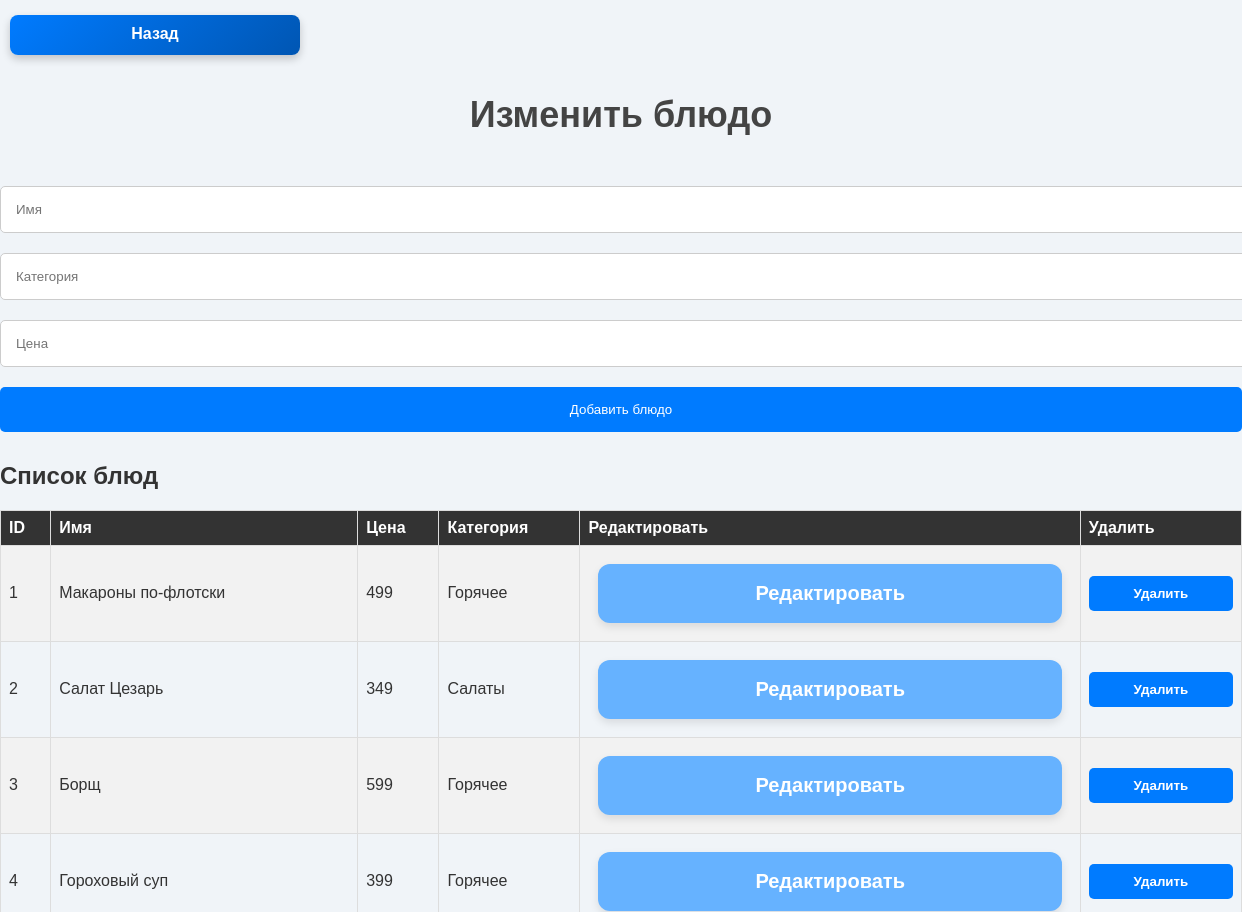
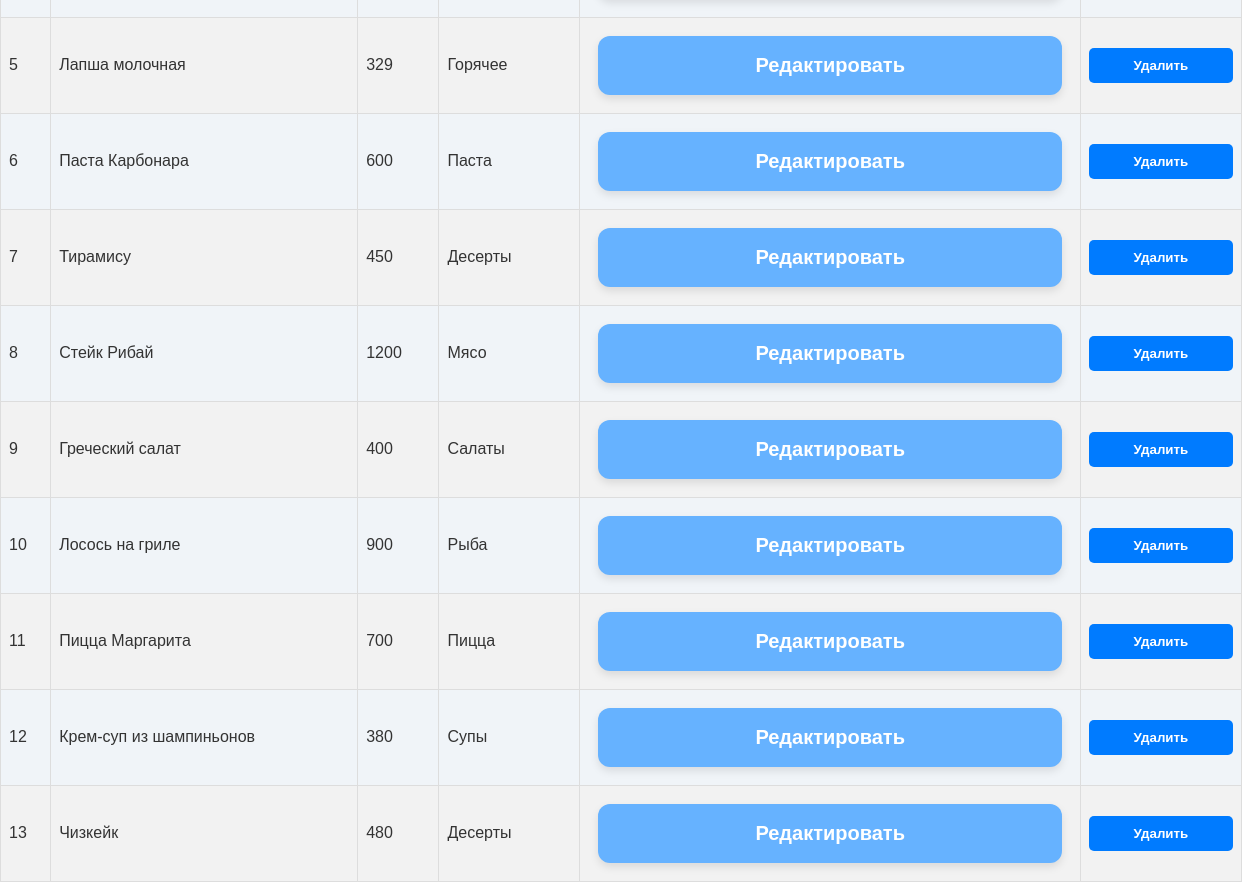
The page /php/dishes.php on the database its author committed (2 pictures, top to bottom).
### tables this page shows
CREATE TABLE `Dishes` (
  `ID` int(10) NOT NULL,
  `Name` varchar(50) NOT NULL,
  `Category` varchar(15) NOT NULL,
  `Price` decimal(10,0) NOT NULL
);

### php/dishes.php (the view, shortened to what this page needs)
<?php
include 'db_connect.php';
$conn->set_charset("utf8mb4");
$conn->set_charset("utf8mb4");
$sql = "SELECT * FROM Dishes";
$result = $conn->query($sql);
?>
<!DOCTYPE html>
<html>
<head>
    <link rel="stylesheet" type="text/css" href="../css/styles.css">
</head>
<body>
<div class="back-button-container">
    <a href="index.php" class="back-button">Назад</a>
</div>
<h1>Изменить блюдо</h1>
<form method="POST">
    <input type="text" name="name" placeholder="Имя" required>
    <input type="text" name="category" placeholder="Категория" required>
    <input type="number" name="price" placeholder="Цена" required>
    <button type="submit" name="add_dish">Добавить блюдо</button>
</form>
<h2>Список блюд</h2>
<table>
    <tr>
        <th>ID</th>
        <th>Имя</th>
        <th>Цена</th>
        <th>Категория</th>
        <th>Редактировать</th>
        <th>Удалить</th>
    </tr>
    <?php while($row = $result->fetch_assoc()): ?>
    <tr>
        <td><?php echo $row['ID']; ?></td>
        <td><?php echo htmlspecialchars($row['Name'], ENT_QUOTES, 'UTF-8'); ?></td>
        <td><?php echo htmlspecialchars($row['Price'], ENT_QUOTES, 'UTF-8'); ?></td>
        <td><?php echo htmlspecialchars($row['Category'], ENT_QUOTES, 'UTF-8'); ?></td>
        <td>
            <a href="edit_dishes.php?id=<?php echo $row['ID']; ?>" class="edit-button">Редактировать</a>
        </td>
        <td>
            <form method="POST" action="<?php echo htmlspecialchars($_SERVER['PHP_SELF']); ?>">
                <button type="submit" name="delete_dish" class="delete-button" onclick="return confirm('Вы уверены, что хотите удалить это блюдо?');">Удалить</button>
            </form>
        </td>
    </tr>
    <?php endwhile; ?>
</table>
</body>
</html>

### css/styles.css (style rules this page uses)
body { font-family: Arial, sans-serif; margin: 20px; }
h1, h2 { color: #333; }
table { width: 100%; border-collapse: collapse; margin-top: 20px; }
table, th, td { border: 1px solid #ddd; }
th, td { padding: 10px; text-align: left; }
th { background-color: #f4f4f4; }
input, textarea, button { width: 100%; padding: 15px; margin: 10px 0; border: 1px solid #ccc; border-radius: 5px; }
button { background-color: #007bff; color: #fff; border: none; cursor: pointer; font-family: 'Arial', sans-serif; }
.back-button-container { width: 100%; display: flex; justify-content: flex-start; padding: 5px 0; }
body { font-family: 'Arial', sans-serif; background: #f0f4f8; margin: 0; padding: 0; color: #333; }
h1 { text-align: center; color: #444; font-size: 36px; margin-bottom: 40px; font-weight: 600; }
a { display: block; background: #66b2ff; color: white; padding: 18px 30px; text-decoration: none; border-radius: 12px; text-align: center; font-size: 20px; font-weight: 600; box-shadow: 0 4px 8px rgba(0, 0, 0, 0.1); transition: all 0.3s ease; min-width: 250px; margin: 10px; }
.back-button { width: 30px; height: 20px; padding: 10px 20px; font-size: 16px; font-weight: bold; color: white; background: linear-gradient(135deg, #007bff, #0056b3); border-radius: 8px; text-decoration: none; text-align: center; transition: background 0.3s, transform 0.2s; box-shadow: 0 4px 8px rgba(0, 0, 0, 0.2); }
.delete-button { background-color: #007bff; color: white; border: none; padding: 10px 20px; cursor: pointer; border-radius: 5px; font-weight: bold; }
table { width: 100%; border-collapse: collapse; margin-top: 10px; font-family: Arial, sans-serif; }
th, td { border: 1px solid #ddd; padding: 8px; text-align: left; }
th { background-color: #333; color: white; }
tr:nth-child(even) { background-color: #f2f2f2; }

### rows shown on the page
dishes: ID "1", Name "Макароны по-флотски", Price "499", Category "Горячее"
dishes: ID "2", Name "Салат Цезарь", Price "349", Category "Салаты"
dishes: ID "3", Name "Борщ", Price "599", Category "Горячее"
dishes: ID "4", Name "Гороховый суп", Price "399", Category "Горячее"
dishes: ID "5", Name "Лапша молочная", Price "329", Category "Горячее"
dishes: ID "6", Name "Паста Карбонара", Price "600", Category "Паста"
dishes: ID "7", Name "Тирамису", Price "450", Category "Десерты"
dishes: ID "8", Name "Стейк Рибай", Price "1200", Category "Мясо"
dishes: ID "9", Name "Греческий салат", Price "400", Category "Салаты"
dishes: ID "10", Name "Лосось на гриле", Price "900", Category "Рыба"
dishes: ID "11", Name "Пицца Маргарита", Price "700", Category "Пицца"
dishes: ID "12", Name "Крем-суп из шампиньонов", Price "380", Category "Супы"
dishes: ID "13", Name "Чизкейк", Price "480", Category "Десерты"
